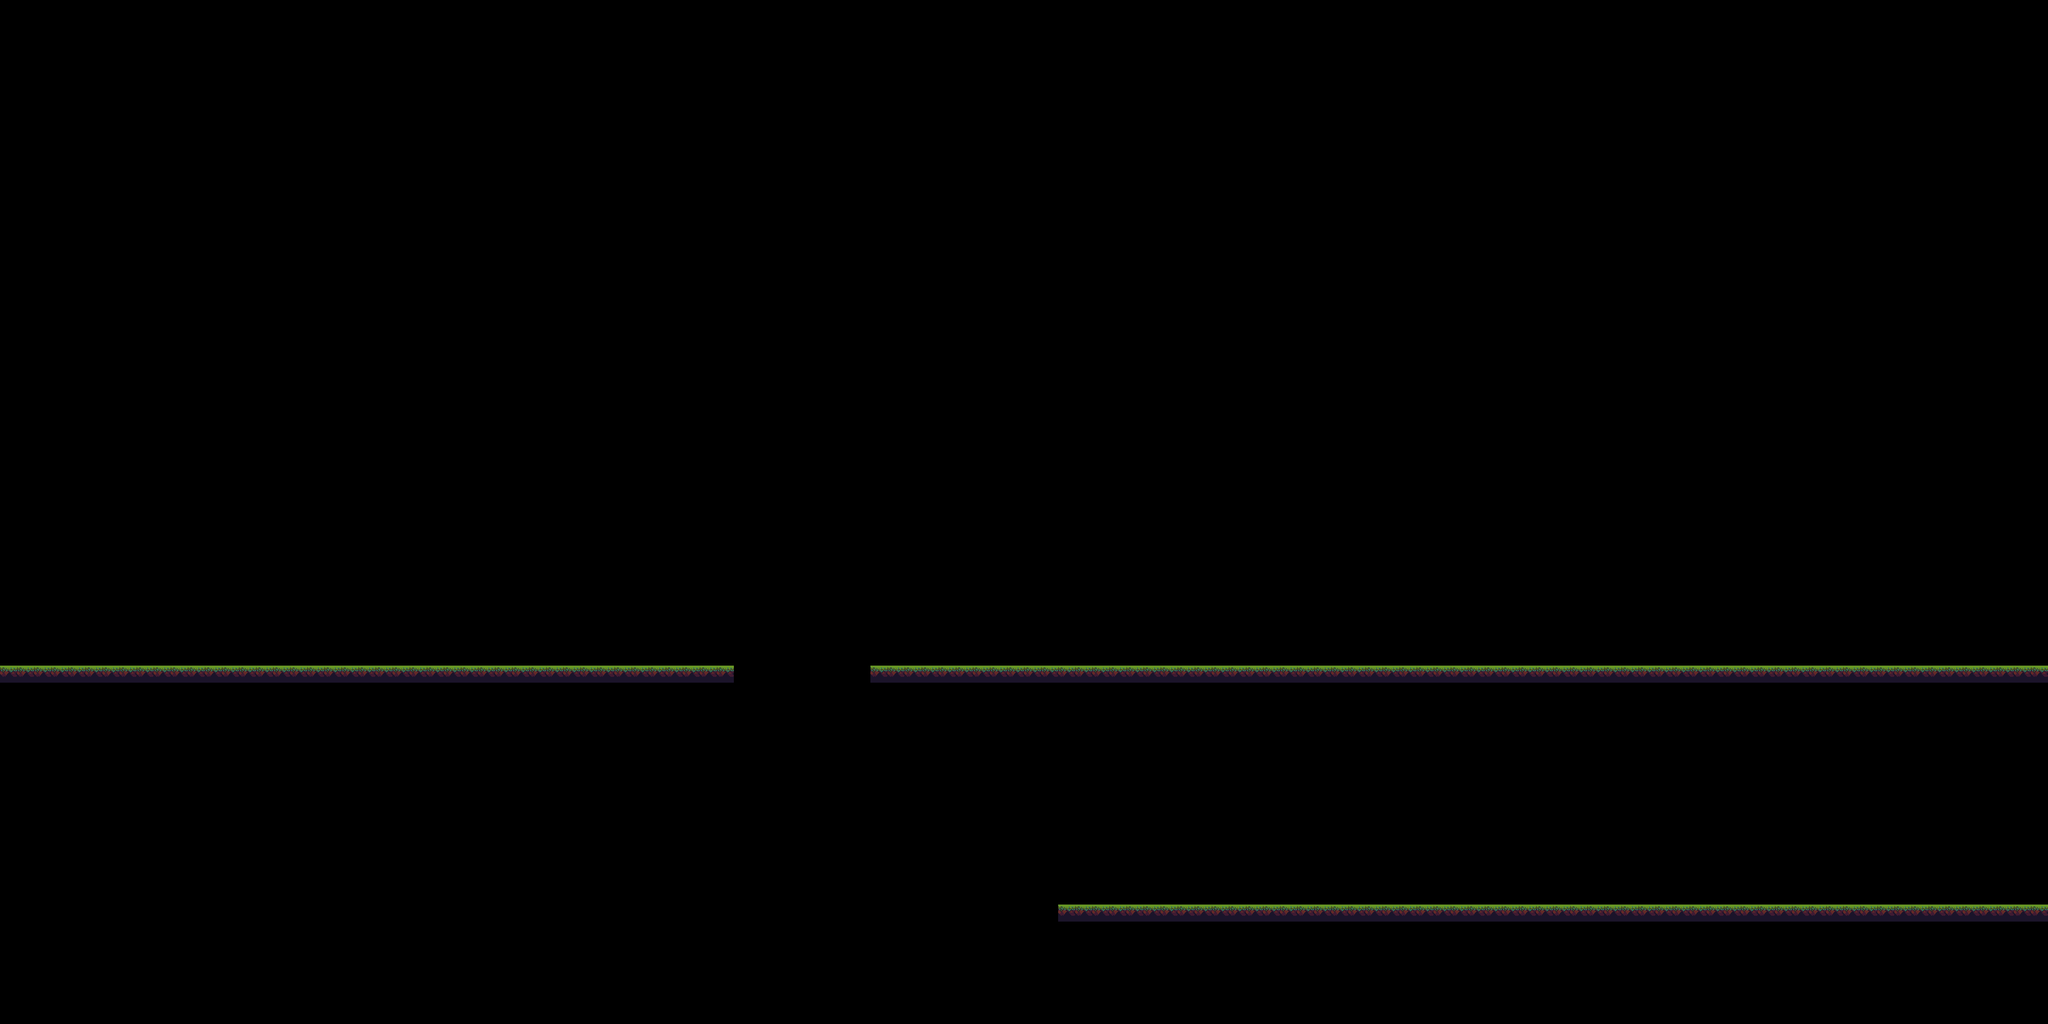

Below is a game level as drawn by its tile map, then a one-line description and the .tmx that defines it (tile-layer data replaced by summaries):
An orthogonal 120x60 tile map with 32x32 px tiles, 2 tile layers (B1, Tile).

<map version="1.2" tiledversion="1.3.2" orientation="orthogonal" renderorder="right-down" compressionlevel="-1" width="120" height="60" tilewidth="32" tileheight="32" infinite="0" nextlayerid="3" nextobjectid="1">
 <tileset firstgid="1" name="Jungle_terrain" tilewidth="32" tileheight="32" tilecount="420" columns="28">
  <image source="Jungle_terrain.png" width="896" height="480" />
 </tileset>
 <layer id="2" name="B1" width="120" height="60">
  <data>[7200 cells, 170 non-empty, 1 distinct tile ids]</data>
 </layer>
 <layer id="1" name="Tile" width="120" height="60">
  <data>[7200 cells, 0 non-empty, 0 distinct tile ids]</data>
 </layer>
</map>
